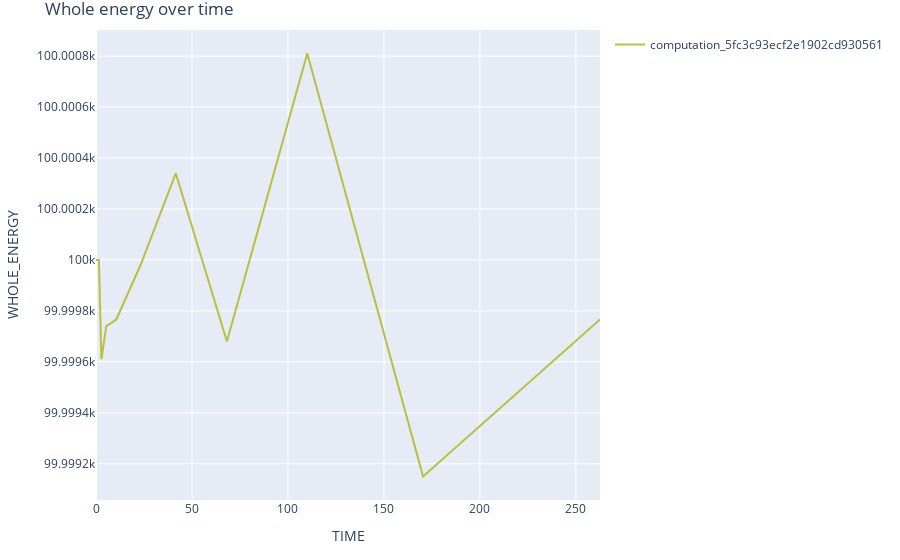

Notebook cell for this chart:
### Code cell
builder = cp.PlotBuilder(props)
builder.add_pack(plot_pack)
plot = builder.plot()
plot

### Figure 1 — Plotly figure (JSON) as saved in the notebook; plotly's stock layout.template omitted (floating-point values rounded to 4 significant figures)
{"data": [{"line": {"color": "#b9bf40"}, "marker": {"symbol": "circle"}, "mode": "lines", "name": "computation_5fc3c93ecf2e1902cd930561", "type": "scatter", "x": [0, 1.524, 2.796, 5.357, 10.58, 23.21, 41.55, 68.19, 110.0, 170.4, 262.5], "y": [100000, 100000, 100000.0, 100000.0, 100000.0, 100000.0, 100000.0, 100000.0, 100000.0, 100000.0, 100000.0]}], "layout": {"margin": {"b": 60, "l": 60, "r": 30, "t": 30}, "showlegend": true, "title": {"text": "Whole energy over time"}, "xaxis": {"title": {"text": "TIME"}, "visible": true}, "yaxis": {"title": {"text": "WHOLE_ENERGY"}, "visible": true}}}
